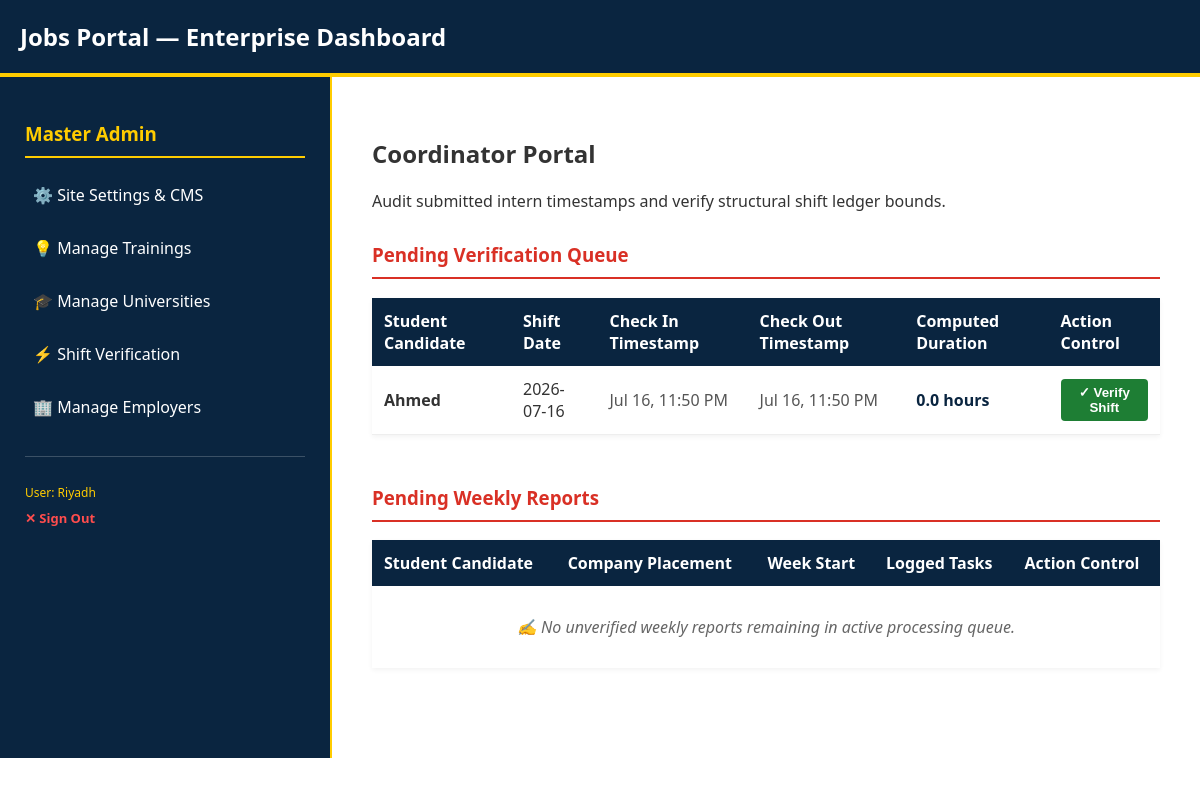
The app's page /admin-manage/ (signed in), older data.
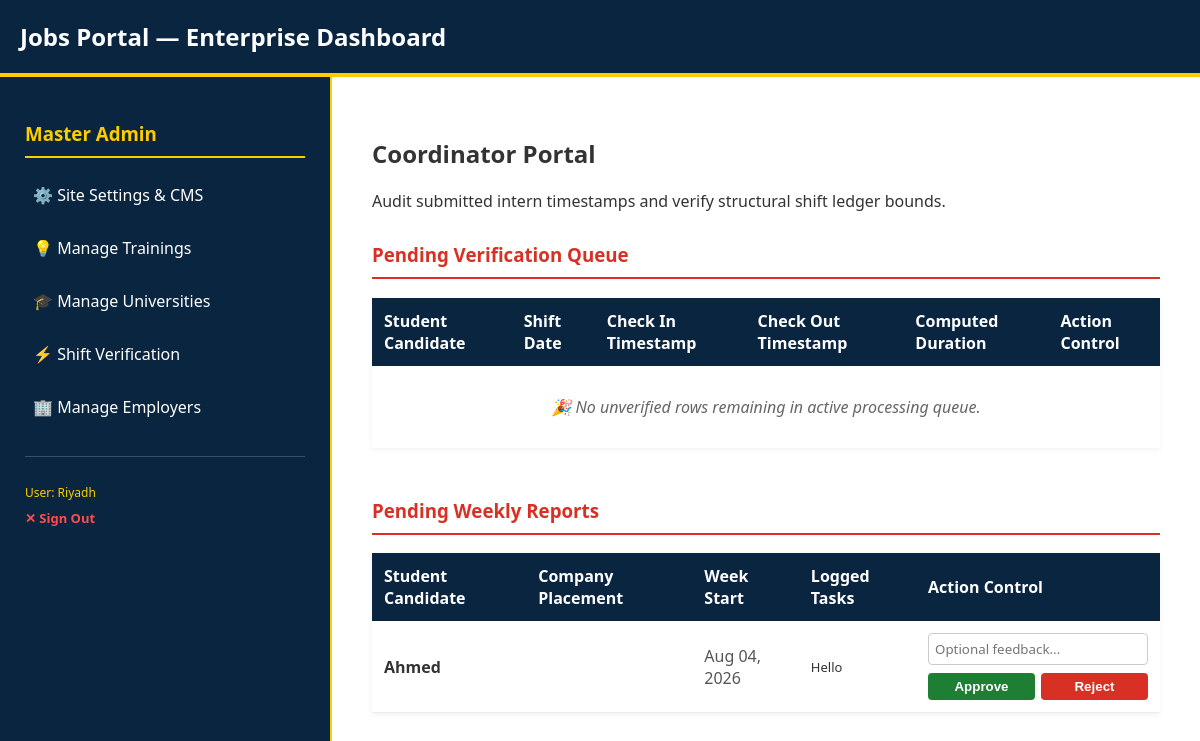
The same page, newer data.
### student_portal/models.py (models this page shows, shortened)
class AttendanceRecord(models.Model):
    user = models.ForeignKey(User, on_delete=models.CASCADE, related_name='attendance_records')
    date = models.DateField(default=timezone.now)
    check_in = models.DateTimeField(null=True, blank=True)
    check_out = models.DateTimeField(null=True, blank=True)
    hours_worked = models.FloatField(default=0.0)
    is_verified = models.BooleanField(default=False)

class WeeklyReport(models.Model):
    STATUS_CHOICES = (
        ('Pending', 'Pending Review'),
        ('Approved', 'Approved'),
        ('Rejected', 'Needs Revision'),
    )
    student = models.ForeignKey(User, on_delete=models.CASCADE, related_name='weekly_reports')
    application = models.ForeignKey(Application, on_delete=models.CASCADE, related_name='weekly_reports', null=True, blank=True)
    week_start_date = models.DateField()
    tasks_completed = models.TextField()
    status = models.CharField(max_length=20, choices=STATUS_CHOICES, default='Pending')
    instructor_feedback = models.TextField(blank=True, null=True)
    submitted_at = models.DateTimeField(auto_now_add=True)

### student_portal/views.py (the view, shortened to what this page needs)
# urls.py: path('admin-manage/', views.admin_manage_view, name='admin_manage'),
@login_required
def admin_manage_view(request):
    if not (request.user.is_staff or request.user.is_superuser):
        return redirect('guest_home')
    pending_records = AttendanceRecord.objects.filter(is_verified=False, check_out__isnull=False)
    pending_reports = WeeklyReport.objects.filter(status='Pending').order_by('submitted_at')
    context = {
        'pending_records': pending_records,
        'pending_reports': pending_reports
    }
    return render(request, 'admin_manage.html', context)

### student_portal/templates/admin_manage.html (shortened to what the changed rows need)
{% extends 'base.html' %}
{% block content %}
<h2>Coordinator Portal</h2>
<div style="margin-top: 30px;">
    <table style="width: 100%; border-collapse: collapse; margin-top: 15px; background: white; box-shadow: 0 2px 5px rgba(0,0,0,0.05);">
        <thead>
            <tr style="background: var(--primary-blue); color: white; text-align: left;">
                <th style="padding: 12px;">Student Candidate</th>
                <th style="padding: 12px;">Shift Date</th>
                <th style="padding: 12px;">Check In Timestamp</th>
                <th style="padding: 12px;">Check Out Timestamp</th>
                <th style="padding: 12px;">Computed Duration</th>
                <th style="padding: 12px;">Action Control</th>
            </tr>
        </thead>
        <tbody>
            {% for record in pending_records %}
                <tr style="border-bottom: 1px solid #eee;">
                    <td style="padding: 12px; font-weight: bold;">{{ record.user.username }}</td>
                    <td style="padding: 12px;">{{ record.date|date:"Y-m-d" }}</td>
                    <td style="padding: 12px; color: #555;">{{ record.check_in|date:"M d, g:i A" }}</td>
                    <td style="padding: 12px; color: #555;">{{ record.check_out|date:"M d, g:i A" }}</td>
                    <td style="padding: 12px; font-weight: bold; color: var(--primary-blue);">{{ record.hours_worked }} hours</td>
                    <td style="padding: 12px;">
                        <form method="post" style="margin: 0;">
                            <button type="submit" style="background:#1e7e34; color:white; border:none; padding:6px 12px; border-radius:4px; font-weight:bold; cursor:pointer;">✓ Verify Shift</button>
                        </form>
                    </td>
                </tr>
            {% empty %}
                <tr>
                    <td colspan="6" style="padding: 30px; text-align: center; color: #666; font-style: italic;">
                        🎉 No unverified rows remaining in active processing queue.
                    </td>
                </tr>
            {% endfor %}
        </tbody>
    </table>
</div>
<div style="margin-top: 50px; margin-bottom: 50px;">
    <table style="width: 100%; border-collapse: collapse; margin-top: 15px; background: white; box-shadow: 0 2px 5px rgba(0,0,0,0.05);">
        <thead>
            <tr style="background: var(--primary-blue); color: white; text-align: left;">
                <th style="padding: 12px;">Student Candidate</th>
                <th style="padding: 12px;">Company Placement</th>
                <th style="padding: 12px;">Week Start</th>
                <th style="padding: 12px;">Logged Tasks</th>
                <th style="padding: 12px;">Action Control</th>
            </tr>
        </thead>
        <tbody>
            {% for report in pending_reports %}
                <tr style="border-bottom: 1px solid #eee;">
                    <td style="padding: 12px; font-weight: bold;">{{ report.student.get_full_name|default:report.student.username }}</td>
                    <td style="padding: 12px; color: #555;">{{ report.application.internship.company.company_name }}</td>
                    <td style="padding: 12px; color: #555;">{{ report.week_start_date|date:"M d, Y" }}</td>
                    <td style="padding: 12px; color: #333; max-width: 300px; white-space: pre-wrap; font-size: 13px;">{{ report.tasks_completed }}</td>
                    <td style="padding: 12px; width: 220px;">
                        <form method="POST" style="margin: 0; display: flex; flex-direction: column; gap: 8px;">
                            <input type="text" name="instructor_feedback" placeholder="Optional feedback..." style="padding: 6px; border: 1px solid #ccc; border-radius: 4px; width: 100%; box-sizing: border-box; font-family: inherit;">
                            <div style="display: flex; gap: 6px;">
                                <button type="submit" name="status" value="Approved" style="background:#1e7e34; color:white; border:none; padding:6px; border-radius:4px; font-weight:bold; cursor:pointer; flex: 1;">Approve</button>
                                <button type="submit" name="status" value="Rejected" style="background:#d93025; color:white; border:none; padding:6px; border-radius:4px; font-weight:bold; cursor:pointer; flex: 1;">Reject</button>
                            </div>
                        </form>
                    </td>
                </tr>
            {% empty %}
                <tr>
                    <td colspan="5" style="padding: 30px; text-align: center; color: #666; font-style: italic;">
                        ✍️ No unverified weekly reports remaining in active processing queue.
                    </td>
                </tr>
            {% endfor %}
        </tbody>
    </table>
</div>
{% endblock %}

Row changes from the older to the newer data that the page shows:
no longer on this page (row edited): AttendanceRecord: user.username "Ahmed", date "2026-07-16", check_in "Jul 16, 11:50 PM", check_out "Jul 16, 11:50 PM", hours_worked "0.0"
added WeeklyReport: student.get_full_name "Ahmed", week_start_date "Aug 04, 2026", tasks_completed "Hello"
Text that changed along with them:
text no longer shown: "✍️ No unverified weekly reports remaining in active processing queue."
text now shown: "🎉 No unverified rows remaining in active processing queue."
